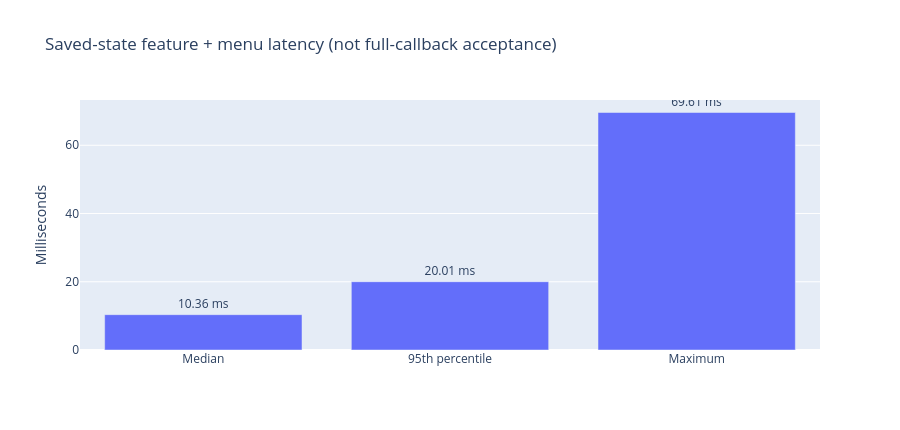

Here is the notebook cell this chart was saved with:
### Markdown cell above
## 5 · Do not confuse a fast component with a passing full callback

These are the published timings of the saved-observation bottleneck extractor,
**including its route menu**, not a complete deployed agent callback. The original
failed callback must not be replaced by one of these smaller measurements.

### Code cell
latency = B["latency_including_menu_ms"]
fig = go.Figure(go.Bar(x=["Median", "95th percentile", "Maximum"],
                       y=[latency["median"], latency["p95"], latency["max"]],
                       text=[f"{latency[k]:.2f} ms" for k in ["median", "p95", "max"]],
                       textposition="outside"))
fig.update_layout(title="Saved-state feature + menu latency (not full-callback acceptance)",
                  yaxis_title="Milliseconds", height=430)
fig.show(); figures.append(("component_latency", fig))

### Figure 1 — Plotly figure (JSON) as saved in the notebook; plotly's stock layout.template omitted (floating-point values rounded to 4 significant figures)
{"data": [{"text": ["10.36 ms", "20.01 ms", "69.61 ms"], "textposition": "outside", "type": "bar", "x": ["Median", "95th percentile", "Maximum"], "y": [10.36, 20.01, 69.61]}], "layout": {"height": 430, "title": {"text": "Saved-state feature + menu latency (not full-callback acceptance)"}, "yaxis": {"title": {"text": "Milliseconds"}}}}
